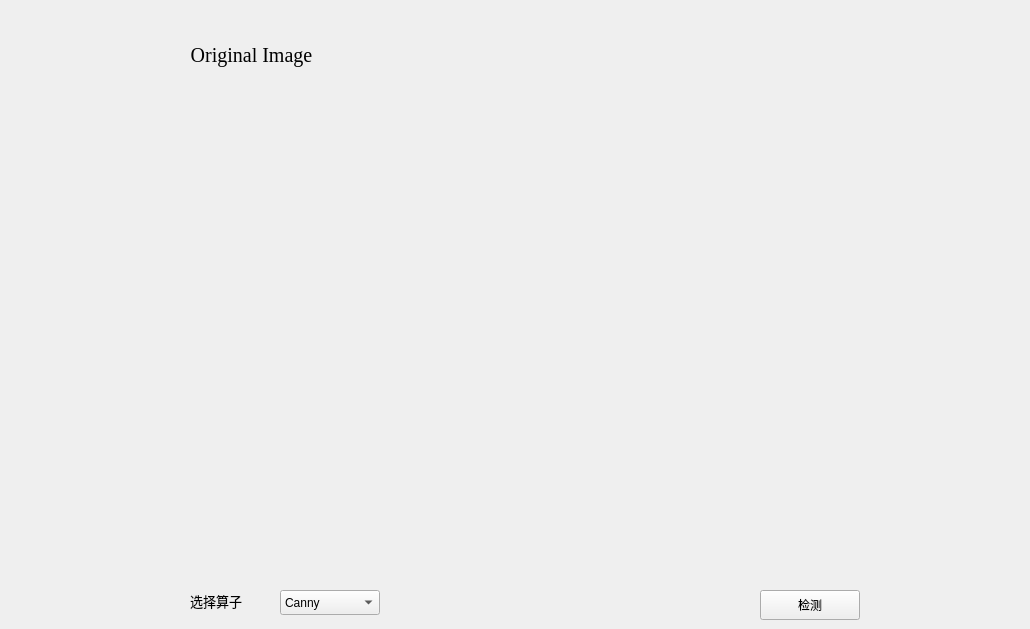
      <widget class="QWidget" name="page_2">
       <widget class="QComboBox" name="comboBox">
        <property name="geometry">
         <rect>
          <x>280</x>
          <y>590</y>
          <width>100</width>
          <height>25</height>
         </rect>
        </property>
        <item>
         <property name="text">
          <string>Canny</string>
         </property>
        </item>
        <item>
         <property name="text">
          <string>Robert</string>
         </property>
        </item>
        <item>
         <property name="text">
          <string>Sobel</string>
         </property>
        </item>
        <item>
         <property name="text">
          <string>Prewitt</string>
         </property>
        </item>
        <item>
         <property name="text">
          <string>Laplace</string>
         </property>
        </item>
        <item>
         <property name="text">
          <string>Krisch</string>
         </property>
        </item>
       </widget>
       <widget class="QLabel" name="label_27">
        <property name="geometry">
         <rect>
          <x>190</x>
          <y>590</y>
          <width>80</width>
          <height>21</height>
         </rect>
        </property>
        <property name="font">
         <font>
          <pointsize>10</pointsize>
         </font>
        </property>
        <property name="text">
         <string>选择算子</string>
        </property>
       </widget>
       <widget class="QPushButton" name="pushButton_bianyuan">
        <property name="geometry">
         <rect>
          <x>760</x>
          <y>590</y>
          <width>100</width>
          <height>30</height>
         </rect>
        </property>
        <property name="text">
         <string>检测</string>
        </property>
       </widget>
       <widget class="QWidget" name="layoutWidget">
        <property name="geometry">
         <rect>
          <x>0</x>
          <y>40</y>
          <width>1021</width>
          <height>541</height>
         </rect>
        </property>
        <layout class="QHBoxLayout" name="horizontalLayout_6">
         <property name="spacing">
          <number>15</number>
         </property>
         <property name="leftMargin">
          <number>0</number>
         </property>
         <property name="rightMargin">
          <number>0</number>
         </property>
         <item>
          <layout class="QVBoxLayout" name="verticalLayout_5">
           <item>
            <widget class="QLabel" name="label_25">
             <property name="minimumSize">
              <size>
               <width>0</width>
               <height>30</height>
              </size>
             </property>
             <property name="maximumSize">
              <size>
               <width>16777215</width>
               <height>30</height>
              </size>
             </property>
             <property name="font">
              <font>
               <family>Times New Roman</family>
               <pointsize>15</pointsize>
              </font>
             </property>
             <property name="text">
              <string>Original Image</string>
             </property>
             <property name="alignment">
              <set>Qt::AlignCenter</set>
             </property>
            </widget>
           </item>
           <item>
            <widget class="QLabel" name="label_tu_21">
             <property name="text">
              <string/>
             </property>
            </widget>
           </item>
          </layout>
         </item>
         <item>
          <layout class="QVBoxLayout" name="verticalLayout_6">
           <item>
            <widget class="QLabel" name="label_26">
             <property name="minimumSize">
              <size>
               <width>0</width>
               <height>30</height>
              </size>
             </property>
             <property name="maximumSize">
              <size>
               <width>16777215</width>
               <height>30</height>
              </size>
             </property>
             <property name="font">
              <font>
               <pointsize>15</pointsize>
              </font>
             </property>
             <property name="text">
              <string/>
             </property>
             <property name="alignment">
              <set>Qt::AlignCenter</set>
             </property>
            </widget>
           </item>
           <item>
            <widget class="QLabel" name="label_tu_22">
             <property name="text">
              <string/>
             </property>
            </widget>
           </item>
          </layout>
         </item>
        </layout>
       </widget>
      </widget>
